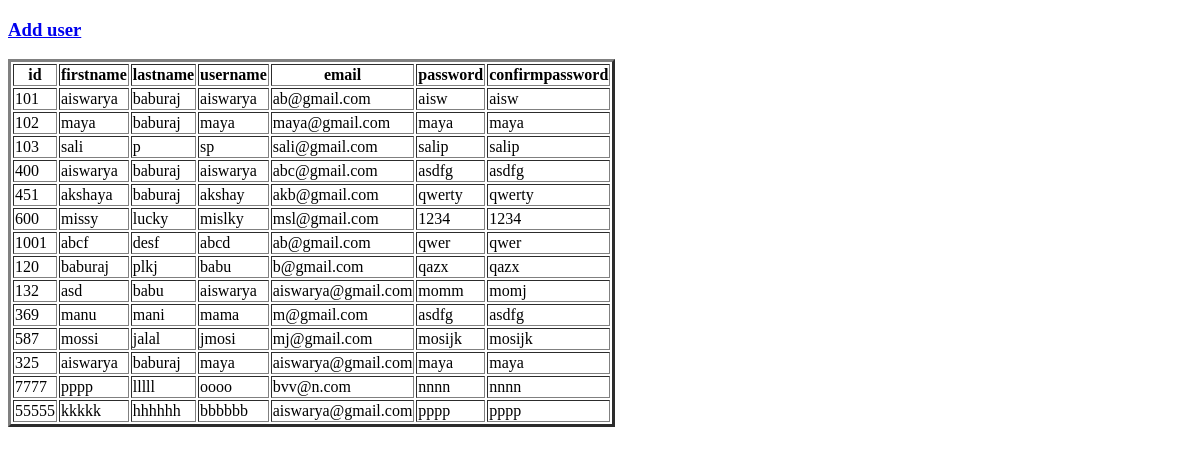
/users, run on an earlier commit of the app's database.
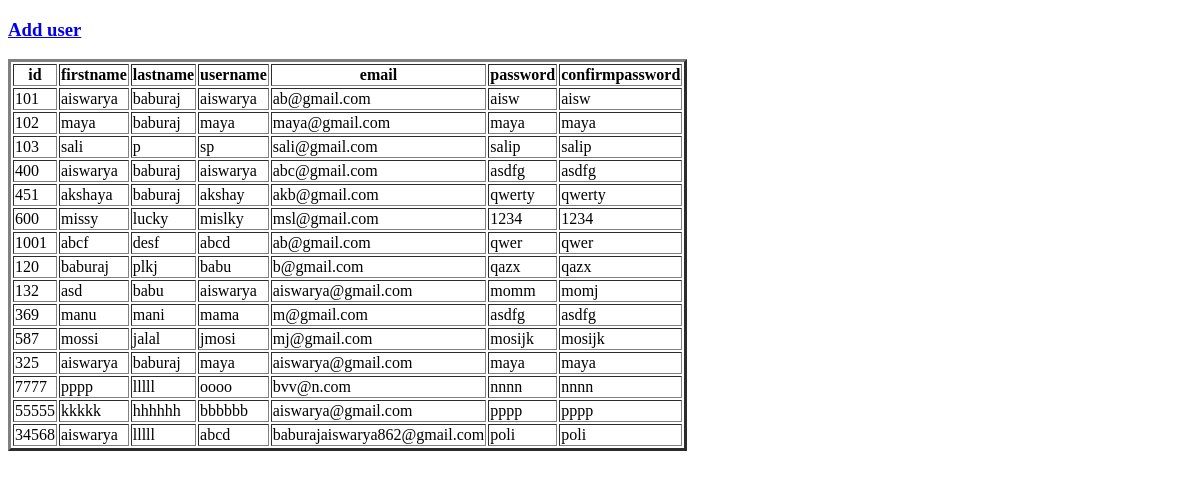
And on a later commit of the database.
### enter.py (models this page shows)
class register(db.Model):
    id = db.Column(db.String(120), primary_key=True)
    firstname = db.Column(db.String(120), unique=False, nullable=False)
    lastname = db.Column(db.String(120), unique=False, nullable=False)
    username = db.Column(db.String(120), unique=False, nullable=False)
    email = db.Column(db.String(120), unique=False, nullable=False)
    password = db.Column(db.String(120), unique=False, nullable=False)
    confirmpassword = db.Column(db.String(120), unique=False, nullable=False)

### enter.py (the view)
@app.route('/users')
def users():
    result1=register.query.all()
    return render_template('users.html',result=result1 )

### templates/users.html (shortened to what this page needs)
<!DOCTYPE html>
<html>
<head>
</head>
<body>
	<h3><a href="{{url_for('signup')}}">Add user</a></h3>
	<table border="3">
		<thead>
			<tr>
				<th>id</th>
				<th>firstname</th>
				<th>lastname</th>
				<th>username</th>
				<th>email</th>
				<th>password</th>
				<th>confirmpassword</th>
			</tr>
		</thead>
		<tbody>
			{% for user in result %}
				<tr>
					<td>{{user.id}}</td>
					<td>{{user.firstname}}</td>
					<td>{{user.lastname}}</td>
					<td>{{user.username}}</td>
					<td>{{user.email}}</td>
					<td>{{user.password}}</td>
					<td>{{user.confirmpassword}}</td>
				</tr>
			{% endfor %}
		</tbody>
	</table>
</body>
</html>

What changed in the data, as far as the page shows it:
added register: id "34568", firstname "aiswarya", lastname "lllll", username "abcd", email "baburajaiswarya862@gmail.com", password "poli", confirmpassword "poli"
